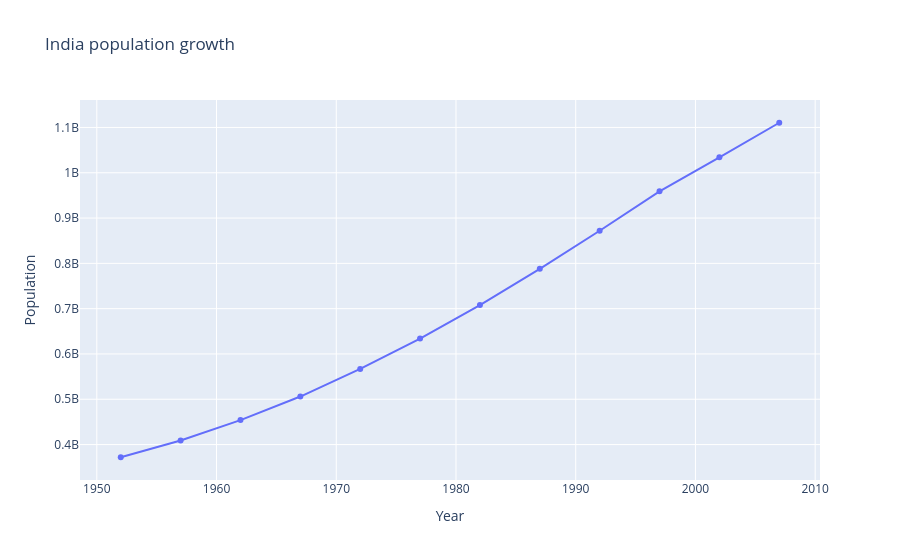

This figure's notebook cell:
### Code cell
# line plot    

### Q.  plot india pop over time line plot

temp_df = gap.loc[gap['country'] == 'India' , : ]
print(temp_df.head(1)) 
px.line(temp_df, x='year', y='pop',title='India population growth',markers=True , labels={'year':'Year','pop':'Population'})

### Figure 1 — Plotly figure (JSON) as saved in the notebook; plotly's stock layout.template omitted (floating-point values rounded to 4 significant figures)
{"data": [{"hovertemplate": "Year=%{x}<br>Population=%{y}<extra></extra>", "legendgroup": "", "line": {"color": "#636efa", "dash": "solid"}, "marker": {"symbol": "circle"}, "mode": "lines+markers", "name": "", "orientation": "v", "showlegend": false, "type": "scatter", "x": [1952, 1957, 1962, 1967, 1972, 1977, 1982, 1987, 1992, 1997, 2002, 2007], "xaxis": "x", "y": [372000000, 409000000, 454000000, 506000000, 567000000, 634000000, 708000000, 788000000, 872000000, 959000000, 1034172547, 1110396331], "yaxis": "y"}], "layout": {"legend": {"tracegroupgap": 0}, "title": {"text": "India population growth"}, "xaxis": {"anchor": "y", "domain": [0, 1], "title": {"text": "Year"}}, "yaxis": {"anchor": "x", "domain": [0, 1], "title": {"text": "Population"}}}}
